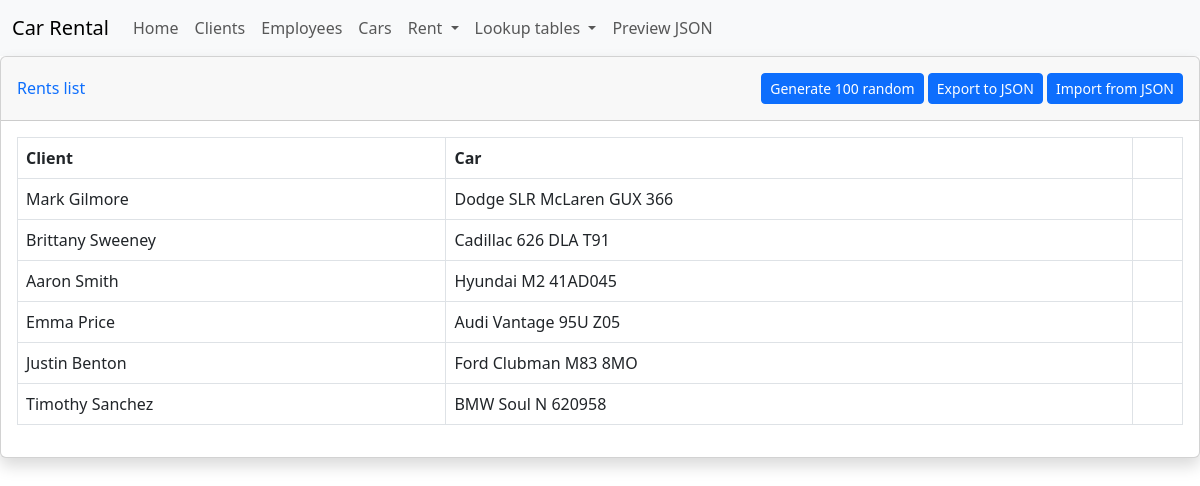
Page /rents/ on the committed database.
### bazy/models.py (models this page shows, shortened)
class Rent(models.Model):
    client = models.ForeignKey(Client, on_delete=models.CASCADE)
    car = models.ForeignKey(Car, on_delete=models.CASCADE)

class Client(models.Model):
    name = models.CharField('Name', max_length=100)
    lastname = models.CharField('Lastname', max_length=100)
    address = models.CharField('Address', max_length=100)
    postal_code = models.CharField('Postal code', max_length=6)
    city = models.CharField('City', max_length=100)
    phone = models.IntegerField('Phone number')
    PESEL = models.IntegerField('PESEL number')
    credit_card_number = models.CharField('Credit card number', max_length=16)
    credit_card_expiration_date = models.CharField('Credit card expiration date', max_length=5, help_text='Enter the credit card expiration date (MM/YY)')
    credit_card_CVV = models.CharField('Credit card CVV', max_length=3)
    def __str__(self):
        return str(self.name) + ' ' + str(self.lastname)

class Car(models.Model):
    type_of_drive = [
        ('AWD', 'AWD'),
        ('FWD', 'FWD'),
        ('RWD', 'RWD'),
    ]
    make = models.CharField('Make', max_length=100)
    model = models.CharField('Model', max_length=100)
    engine = models.CharField('Engine', max_length=100)
    type_of_drive = models.CharField('Type of drive', max_length=3, choices=type_of_drive)
    power = models.IntegerField('Power')
    VIN = models.CharField('VIN', max_length=100)
    plate = models.CharField('Plate', max_length=100)
    status = models.ForeignKey(Car_status, on_delete=models.CASCADE)
    def __str__(self):
        return self.make + ' ' + self.model + ' ' + self.plate

### bazy/views.py (the view)
# urls.py: path('rents/', views.rents, name='rents'),
def rents(request):
    rents_list = Rent.objects.all()
    return render(request, 'rents.html',
                  {'rents_list' : rents_list })

### bazy/templates/rents.html (shortened to what this page needs)
{% extends 'base.html' %}
{% block content %}
<div class="card shadow mb-4">
    <div class="card-header py-3">
        <h6 class="m-0 font-weight-bold text-primary">
            <div style="display: flex; justify-content: space-between; align-items: center;">
                <div>Rents list</div>
                <div>
                    <a href="#" class="btn btn-primary btn-icon-split btn-sm">
                        <span class="text">Generate 100 random</span>
                    </a>
                    <a href="#" class="btn btn-primary btn-icon-split btn-sm">
                        <span class="text">Export to JSON</span>
                    </a>
                    <a href="#" class="btn btn-primary btn-icon-split btn-sm">
                        <span class="text">Import from JSON</span>
                    </a>
                </div>
            </div>
        </h6>
    </div>
    <div class="card-body">
        <div class="table-responsive">
            <table class="table table-bordered" id="dataTable" width="100%" cellspacing="0">
                <thead>
                    <tr>
                        <th>Client</th>
                        <th>Car</th>
                        <th></th>
                    </tr>
                </thead>
                <tbody>
                    {% for rents_list in rents_list %}
                    <tr>
                        <td>{{ rents_list.client }}</td>
                        <td>{{ rents_list.car }}</td>
                        <td></td>
                    </tr>
                    {% endfor %}
                </tbody>
            </table>
        </div>
    </div>
</div>
{% endblock %}

### bazy/templates/base.html (shortened to what this page needs)
<!DOCTYPE html>
<html lang="PL">
<head>
	<link href="https://cdn.jsdelivr.net/npm/bootstrap@5.3.0/dist/css/bootstrap.min.css" rel="stylesheet">
	<link rel="stylesheet" href="https://cdnjs.cloudflare.com/ajax/libs/jsoneditor/9.5.2/jsoneditor.min.css" />
</head>
<body>
  	<nav class="navbar navbar-expand-lg bg-body-tertiary">
		<div class="container-fluid">
			<a class="navbar-brand" href="#">Car Rental</a>
			<div class="collapse navbar-collapse" id="navbarSupportedContent">
				<ul class="navbar-nav me-auto mb-2 mb-lg-0">
					<li class="nav-item">
						<a class="nav-link" aria-current="page" href="{% url 'index' %}">Home</a>
					</li>
					<li class="nav-item">
						<a class="nav-link" aria-current="page" href="{% url 'clients' %}">Clients</a>
					</li>
					<li class="nav-item">
						<a class="nav-link" aria-current="page" href="{% url 'employees' %}">Employees</a>
					</li>
					<li class="nav-item">
						<a class="nav-link" aria-current="page" href="{% url 'cars' %}">Cars</a>
					</li>
					<li class="nav-item dropdown">
						<a class="nav-link dropdown-toggle" href="#" role="button" data-bs-toggle="dropdown" aria-expanded="false">
							Rent
						</a>
					</li>
					<li class="nav-item dropdown">
						<a class="nav-link dropdown-toggle" href="#" role="button" data-bs-toggle="dropdown" aria-expanded="false">
							Lookup tables
						</a>
					</li>
					<li class="nav-item">
						<a class="nav-link" aria-current="page" href="{% url 'preview_json' %}">Preview JSON</a>
					</li>
				</ul>
			</div>
        </div>
    </nav>
    {% block content %}
    {% endblock %}
</body>
</html>

### rows in the picture
Rent: client "Mark Gilmore", car "Dodge SLR McLaren GUX 366"
Rent: client "Brittany Sweeney", car "Cadillac 626 DLA T91"
Rent: client "Aaron Smith", car "Hyundai M2 41AD045"
Rent: client "Emma Price", car "Audi Vantage 95U Z05"
Rent: client "Justin Benton", car "Ford Clubman M83 8MO"
Rent: client "Timothy Sanchez", car "BMW Soul N 620958"
